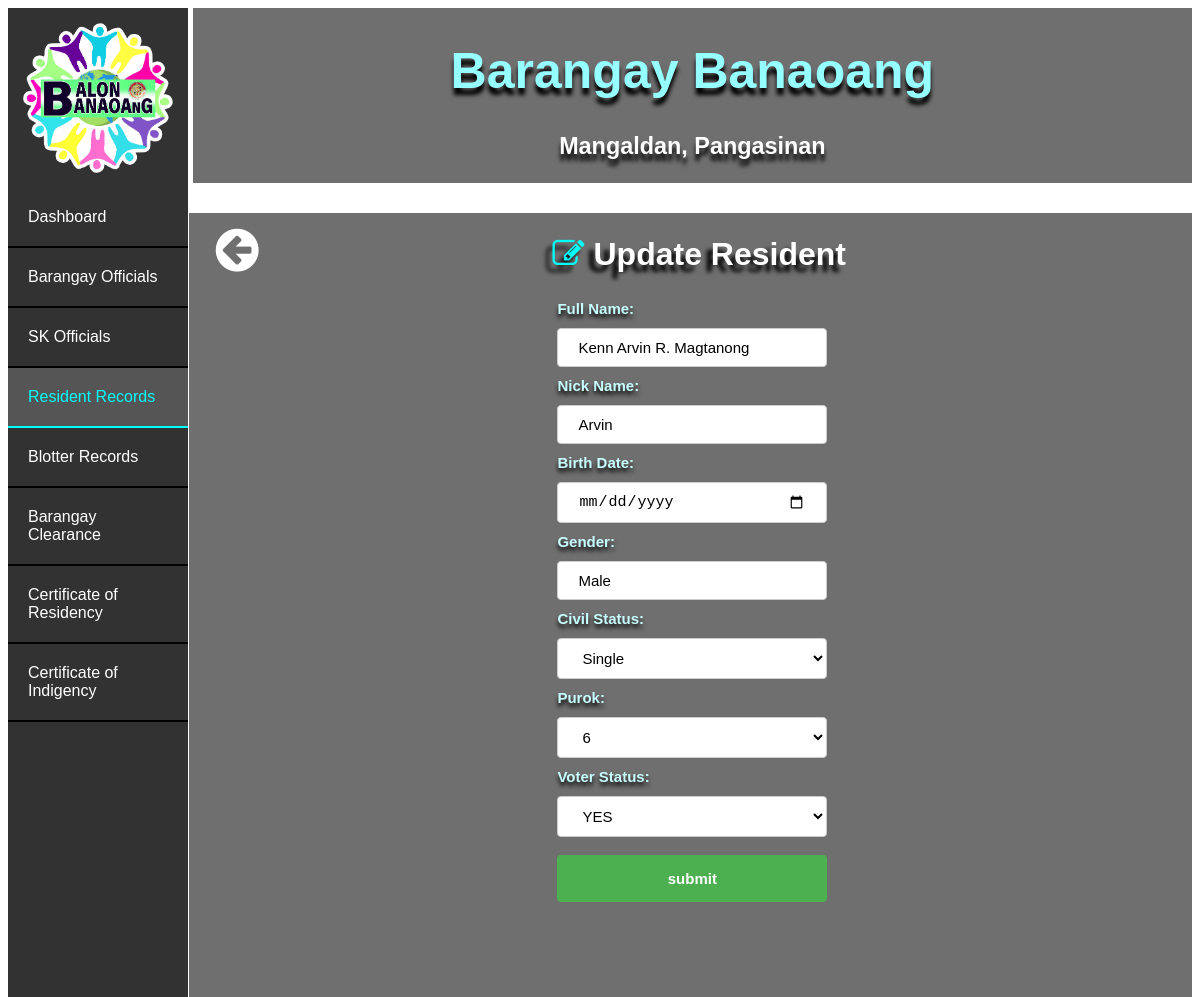
The app's page /edit_resident/1, older data.
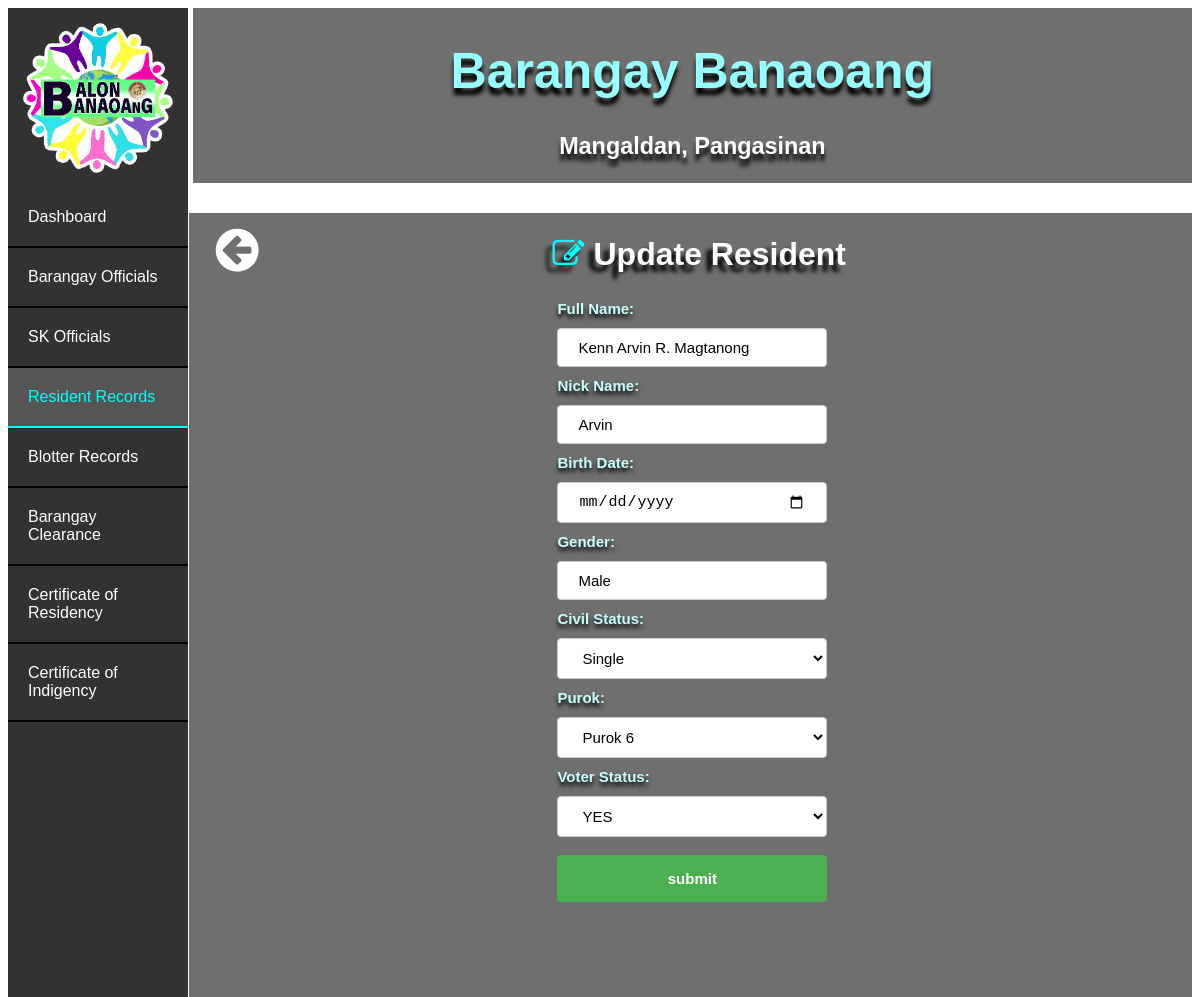
The same page, newer data.
### bis/models.py (models this page shows, shortened)
class Resident(models.Model):
    full_name = models.CharField(max_length=30)
    nick_name = models.CharField(max_length=30)
    birth_date = models.DateField()
    gender = models.CharField(max_length=30)
    civil_status = models.CharField(max_length=30)
    purok = models.CharField(max_length=30)
    voter_status = models.CharField(max_length=30)

### bis/views.py (the view)
# urls.py: path('edit_resident/<pk>', views.edit_resident, name='edit_resident'),
def edit_resident(request, pk):
    resident = Resident.objects.get(pk = pk)
    return render(request, 'edit_residents.html', { 'edit_resident' : resident })

### bis/templates/edit_residents.html (shortened to what this page needs)
<!DOCTYPE html>
<html lang="en">
<head>
    {% load static %}
    <link rel="stylesheet" href="{% static 'index.css' %}">
    <link rel="stylesheet" type="text/css" href="https://maxcdn.bootstrapcdn.com/font-awesome/4.7.0/css/font-awesome.min.css">
</head>
<body>
    <div class="banr">
        <div class="bant"><h1>Barangay Banaoang</h1></div>
        <div class="bant2"><h3>Mangaldan, Pangasinan</h3></div>
    </div>
    <ul>
        <div class="logo1"></div>
        <li><a href="/index">Dashboard</a></li>
        <li><a href="/list_officials">Barangay Officials</a></li>
        <li><a href="/list_sks">SK Officials</a></li>
        <li><a class="active" href="/list_residents">Resident Records</a></li>
        <li><a href="/list_blotters">Blotter Records</a></li>
        <li><a href="list_residents_bc">Barangay Clearance</a></li>
        <li><a href="list_residents_cr">Certificate of Residency</a></li>
        <li><a href="list_residents_ci">Certificate of Indigency</a></li>
    </ul>
    <div class="cont">
        <a href="/list_residents"><i class="fa fa-arrow-circle-left" style="margin-left: 2.5%; margin-top: 1%; float: left;"></i></a>
        <h1 class="h" style="margin-right: 5%;"><i class="fa fa-edit" style="color: cyan;"></i> Update Resident</h1>
    <div class="conto">
    <form action="/edit_residents/edit/{{ edit_resident.pk }}" method="post">{% csrf_token %}
        <label for="fname">Full Name:</label>
        <input type="text" class="fname" name="full_name" value="{{ edit_resident.full_name }}">
        <label for="nname">Nick Name:</label>
        <input type="text" class="nname" name="nick_name" value="{{ edit_resident.nick_name }}">
        <label for="bdate">Birth Date:</label>
        <input type="date" class="bdate" name="birth_date" value="{{ edit_resident.birth_date }}">
        <label for="gender">Gender:</label>
        <input type="text" class="gender" name="gender" value="{{ edit_resident.gender }}">
        <label for="cstats">Civil Status:</label>
        <select class="cstat" name="civil_status" required>
            <option value="{{ edit_resident.civil_status }}">{{ edit_resident.civil_status }}</option>
        </select><br>
        <label for="purok">Purok:</label>
        <select class="cstat" name="purok" required>
            <option value="{{ edit_resident.purok }}">{{ edit_resident.purok }}</option>
        </select><br>
        <label for="vstat">Voter Status:</label>
        <select class="cstat" name="voter_status" required>
            <option value="{{ edit_resident.voter_status }}">{{ edit_resident.voter_status }}</option>
        </select><br>
        <input type="submit" value="submit">
      </form>
      </div></div>
</body>
</html>

Row changes from the older to the newer data that the page shows:
changed Resident "Kenn Arvin R. Magtanong": purok "6" → "Purok 6"
